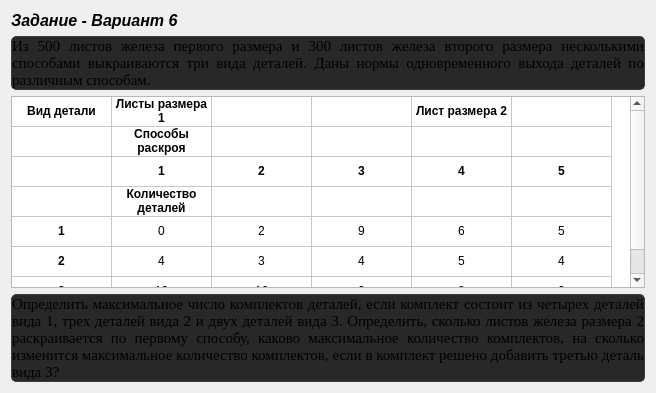
     <widget class="QWidget" name="tab_task">
      <attribute name="title">
       <string>Задание</string>
      </attribute>
      <layout class="QVBoxLayout" name="vl_task">
       <item>
        <widget class="QLabel" name="l_task_title">
         <property name="sizePolicy">
          <sizepolicy hsizetype="Preferred" vsizetype="Fixed">
           <horstretch>0</horstretch>
           <verstretch>0</verstretch>
          </sizepolicy>
         </property>
         <property name="font">
          <font>
           <pointsize>12</pointsize>
           <italic>true</italic>
           <bold>true</bold>
          </font>
         </property>
         <property name="text">
          <string>Задание - Вариант 6</string>
         </property>
         <property name="alignment">
          <set>Qt::AlignmentFlag::AlignLeading|Qt::AlignmentFlag::AlignLeft|Qt::AlignmentFlag::AlignVCenter</set>
         </property>
        </widget>
       </item>
       <item>
        <widget class="QLabel" name="l_task_text_1">
         <property name="sizePolicy">
          <sizepolicy hsizetype="Preferred" vsizetype="Minimum">
           <horstretch>0</horstretch>
           <verstretch>0</verstretch>
          </sizepolicy>
         </property>
         <property name="font">
          <font>
           <family>Times New Roman</family>
           <pointsize>11</pointsize>
          </font>
         </property>
         <property name="styleSheet">
          <string notr="true">border:1px solid rgb(60,60,60);border-radius:5px;background:rgb(40,40,40)</string>
         </property>
         <property name="text">
          <string>Из 500 листов железа первого размера и 300 листов железа второго размера несколькими способами выкраиваются три вида деталей. Даны нормы одновременного выхода деталей по различным способам.</string>
         </property>
         <property name="alignment">
          <set>Qt::AlignmentFlag::AlignJustify|Qt::AlignmentFlag::AlignVCenter</set>
         </property>
         <property name="wordWrap">
          <bool>true</bool>
         </property>
         <property name="margin">
          <number>6</number>
         </property>
        </widget>
       </item>
       <item>
        <widget class="QTableWidget" name="tw_task_args">
         <property name="sizePolicy">
          <sizepolicy hsizetype="Expanding" vsizetype="Expanding">
           <horstretch>0</horstretch>
           <verstretch>0</verstretch>
          </sizepolicy>
         </property>
         <attribute name="horizontalHeaderVisible">
          <bool>false</bool>
         </attribute>
         <attribute name="verticalHeaderVisible">
          <bool>false</bool>
         </attribute>
         <row>
          <property name="text">
           <string/>
          </property>
         </row>
         <row>
          <property name="text">
           <string/>
          </property>
         </row>
         <row>
          <property name="text">
           <string/>
          </property>
         </row>
         <row>
          <property name="text">
           <string/>
          </property>
         </row>
         <row>
          <property name="text">
           <string/>
          </property>
         </row>
         <row>
          <property name="text">
           <string/>
          </property>
         </row>
         <row>
          <property name="text">
           <string/>
          </property>
         </row>
         <column>
          <property name="text">
           <string/>
          </property>
         </column>
         <column>
          <property name="text">
           <string/>
          </property>
         </column>
         <column>
          <property name="text">
           <string/>
          </property>
         </column>
         <column>
          <property name="text">
           <string/>
          </property>
         </column>
         <column>
          <property name="text">
           <string/>
          </property>
         </column>
         <column>
          <property name="text">
           <string/>
          </property>
         </column>
         <item row="0" column="0">
          <property name="text">
           <string>Вид детали</string>
          </property>
          <property name="font">
           <font>
            <bold>true</bold>
           </font>
          </property>
          <property name="textAlignment">
           <set>AlignCenter</set>
          </property>
          <property name="flags">
           <set>ItemIsEnabled</set>
          </property>
         </item>
         <item row="0" column="1">
          <property name="text">
           <string>Листы размера 1</string>
          </property>
          <property name="font">
           <font>
            <bold>true</bold>
           </font>
          </property>
          <property name="textAlignment">
           <set>AlignCenter</set>
          </property>
          <property name="flags">
           <set>ItemIsEnabled</set>
          </property>
         </item>
         <item row="0" column="3">
          <property name="text">
           <string/>
          </property>
         </item>
         <item row="0" column="4">
          <property name="text">
           <string>Лист размера 2</string>
          </property>
          <property name="font">
           <font>
            <bold>true</bold>
           </font>
          </property>
          <property name="textAlignment">
           <set>AlignCenter</set>
          </property>
          <property name="flags">
           <set>ItemIsEnabled</set>
          </property>
         </item>
         <item row="1" column="1">
          <property name="text">
           <string>Способы раскроя</string>
          </property>
          <property name="font">
           <font>
            <bold>true</bold>
           </font>
          </property>
          <property name="textAlignment">
           <set>AlignCenter</set>
          </property>
          <property name="flags">
           <set>ItemIsEnabled</set>
          </property>
         </item>
         <item row="2" column="1">
          <property name="text">
           <string>1</string>
          </property>
          <property name="font">
           <font>
            <bold>true</bold>
           </font>
          </property>
          <property name="textAlignment">
           <set>AlignCenter</set>
          </property>
          <property name="flags">
           <set>ItemIsEnabled</set>
          </property>
         </item>
         <item row="2" column="2">
          <property name="text">
           <string>2</string>
          </property>
          <property name="font">
           <font>
            <bold>true</bold>
           </font>
          </property>
          <property name="textAlignment">
           <set>AlignCenter</set>
          </property>
          <property name="flags">
           <set>ItemIsEnabled</set>
          </property>
         </item>
         <item row="2" column="3">
          <property name="text">
           <string>3</string>
          </property>
          <property name="font">
           <font>
            <bold>true</bold>
           </font>
          </property>
          <property name="textAlignment">
           <set>AlignCenter</set>
          </property>
          <property name="flags">
           <set>ItemIsEnabled</set>
          </property>
         </item>
         <item row="2" column="4">
          <property name="text">
           <string>4</string>
          </property>
          <property name="font">
           <font>
            <bold>true</bold>
           </font>
          </property>
          <property name="textAlignment">
           <set>AlignCenter</set>
          </property>
          <property name="flags">
           <set>ItemIsEnabled</set>
          </property>
         </item>
         <item row="2" column="5">
          <property name="text">
           <string>5</string>
          </property>
          <property name="font">
           <font>
            <bold>true</bold>
           </font>
          </property>
          <property name="textAlignment">
           <set>AlignCenter</set>
          </property>
          <property name="flags">
           <set>ItemIsEnabled</set>
          </property>
         </item>
         <item row="3" column="1">
          <property name="text">
           <string>Количество деталей</string>
          </property>
          <property name="font">
           <font>
            <bold>true</bold>
           </font>
          </property>
          <property name="textAlignment">
           <set>AlignCenter</set>
          </property>
          <property name="flags">
           <set>ItemIsEnabled</set>
          </property>
         </item>
         <item row="4" column="0">
          <property name="text">
           <string>1</string>
          </property>
          <property name="font">
           <font>
            <bold>true</bold>
           </font>
          </property>
          <property name="textAlignment">
           <set>AlignCenter</set>
          </property>
          <property name="flags">
           <set>ItemIsEnabled</set>
          </property>
         </item>
         <item row="4" column="1">
          <property name="text">
           <string>0</string>
          </property>
          <property name="textAlignment">
           <set>AlignCenter</set>
          </property>
         </item>
         <item row="4" column="2">
          <property name="text">
           <string>2</string>
          </property>
          <property name="textAlignment">
           <set>AlignCenter</set>
          </property>
         </item>
         <item row="4" column="3">
          <property name="text">
           <string>9</string>
          </property>
          <property name="textAlignment">
           <set>AlignCenter</set>
          </property>
         </item>
         <item row="4" column="4">
          <property name="text">
           <string>6</string>
          </property>
          <property name="textAlignment">
           <set>AlignCenter</set>
          </property>
         </item>
         <item row="4" column="5">
          <property name="text">
           <string>5</string>
          </property>
          <property name="textAlignment">
           <set>AlignCenter</set>
          </property>
         </item>
         <item row="5" column="0">
          <property name="text">
           <string>2</string>
          </property>
          <property name="font">
           <font>
            <bold>true</bold>
           </font>
          </property>
          <property name="textAlignment">
           <set>AlignCenter</set>
          </property>
          <property name="flags">
           <set>ItemIsEnabled</set>
          </property>
         </item>
         <item row="5" column="1">
          <property name="text">
           <string>4</string>
          </property>
          <property name="textAlignment">
           <set>AlignCenter</set>
          </property>
         </item>
         <item row="5" column="2">
          <property name="text">
           <string>3</string>
          </property>
          <property name="textAlignment">
           <set>AlignCenter</set>
          </property>
         </item>
         <item row="5" column="3">
          <property name="text">
           <string>4</string>
          </property>
          <property name="textAlignment">
           <set>AlignCenter</set>
          </property>
         </item>
         <item row="5" column="4">
          <property name="text">
           <string>5</string>
          </property>
          <property name="textAlignment">
           <set>AlignCenter</set>
          </property>
         </item>
         <item row="5" column="5">
          <property name="text">
           <string>4</string>
          </property>
          <property name="textAlignment">
           <set>AlignCenter</set>
          </property>
         </item>
         <item row="6" column="0">
          <property name="text">
           <string>3</string>
          </property>
          <property name="font">
           <font>
            <bold>true</bold>
           </font>
          </property>
          <property name="textAlignment">
           <set>AlignCenter</set>
          </property>
          <property name="flags">
           <set>ItemIsEnabled</set>
          </property>
         </item>
         <item row="6" column="1">
          <property name="text">
           <string>10</string>
          </property>
          <property name="textAlignment">
           <set>AlignCenter</set>
          </property>
         </item>
         <item row="6" column="2">
          <property name="text">
           <string>16</string>
          </property>
          <property name="textAlignment">
           <set>AlignCenter</set>
          </property>
         </item>
         <item row="6" column="3">
          <property name="text">
           <string>0</string>
          </property>
          <property name="textAlignment">
           <set>AlignCenter</set>
          </property>
         </item>
         <item row="6" column="4">
          <property name="text">
           <string>8</string>
          </property>
          <property name="textAlignment">
           <set>AlignCenter</set>
          </property>
         </item>
         <item row="6" column="5">
          <property name="text">
           <string>0</string>
          </property>
          <property name="textAlignment">
           <set>AlignCenter</set>
          </property>
         </item>
        </widget>
       </item>
       <item>
        <widget class="QLabel" name="l_task_text_2">
         <property name="sizePolicy">
          <sizepolicy hsizetype="Preferred" vsizetype="Minimum">
           <horstretch>0</horstretch>
           <verstretch>0</verstretch>
          </sizepolicy>
         </property>
         <property name="font">
          <font>
           <family>Times New Roman</family>
           <pointsize>11</pointsize>
          </font>
         </property>
         <property name="styleSheet">
          <string notr="true">border:1px solid rgb(60,60,60);border-radius:5px;background:rgb(40,40,40)</string>
         </property>
         <property name="text">
          <string>Определить максимальное число комплектов деталей, если комплект состоит из четырех деталей вида 1, трех деталей вида 2 и двух деталей вида 3. Определить, сколько листов железа размера 2 раскраивается по первому способу, каково максимальное количество комплектов, на сколько изменится максимальное количество комплектов, если в комплект решено добавить третью деталь вида 3?</string>
         </property>
         <property name="alignment">
          <set>Qt::AlignmentFlag::AlignJustify|Qt::AlignmentFlag::AlignVCenter</set>
         </property>
         <property name="wordWrap">
          <bool>true</bool>
         </property>
         <property name="margin">
          <number>6</number>
         </property>
        </widget>
       </item>
      </layout>
     </widget>
